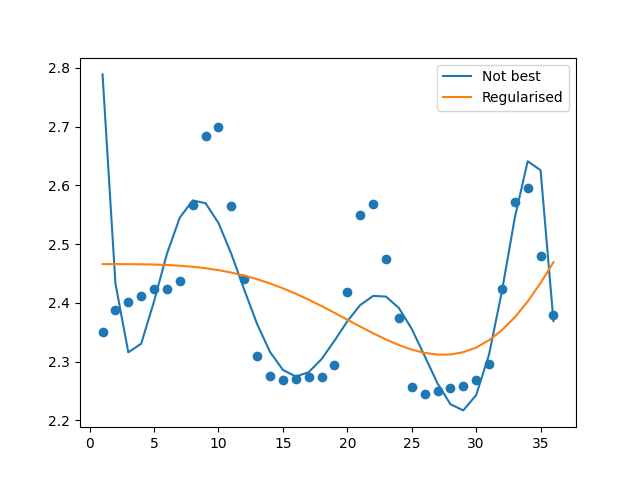

Write Python code to recreate this figure.
from sklearn.linear_model import Ridge
from sklearn.linear_model import Lasso
from sklearn.model_selection import GridSearchCV
from sklearn.model_selection import train_test_split
from sklearn.preprocessing import PolynomialFeatures
from sklearn.linear_model import LinearRegression
from sklearn.model_selection import KFold
from sklearn.metrics import mean_squared_error
import numpy as np
import matplotlib.pyplot as plt
y = []
with open("FRWRD.txt", 'r') as f:
    for line in f.readlines():
        try:
            y.append(float(line))
        except:
            pass
y = np.asarray(y)
x = np.asarray([i for i in range(1,37)]).reshape(-1,1)
m = 8

print(f"Polynomial degree : {m}")
poly = PolynomialFeatures(degree = m)
X_poly = poly.fit_transform(x)

kf = KFold(n_splits=6, shuffle=True, random_state=0)
i = 0 
print("Metric used: Mean squared error")
for train, test in kf.split(X_poly):
    i = i+1
    X_train, y_train, X_validation, y_validation = X_poly[train], y[train], X_poly[test], y[test] 
    model = LinearRegression()
    model.fit(X_train, y_train)
    y_hat_train = model.predict(X_train)
    y_hat_val = model.predict(X_validation)
    print(f"Fold {i}:\n train set: {mean_squared_error(y_hat_train,y_train)} \n val set: {mean_squared_error(y_hat_val,y_validation)}")

not_best = model

def score_model(model,X_train,y_train,X_test,y_test):
    y_hat_train = model.predict(X_train)
    y_hat_val = model.predict(X_validation)
    return mean_squared_error(y_hat_train,y_train),mean_squared_error(y_hat_val,y_validation)

X_train, X_test, y_train, y_test=train_test_split(X_poly,y,test_size=0.3)

for alp in [0.01, 0.1,1, 10,100]:
    rr = Ridge(alpha=alp)
    rr.fit(X_train, y_train)
    Ridge_score = score_model(rr, X_train,y_train, X_test, y_test)
    print(f"for alpha = {alp}, score fpr train and test set is {Ridge_score}")

for alp in [0.01, 0.1,1, 10,100]:
    rr = Lasso(alpha=alp)
    rr.fit(X_train, y_train)
    Ridge_score = score_model(rr, X_train,y_train, X_test, y_test)
    print(f"for alpha = {alp}, score fpr train and test set is {Ridge_score}")


plt.plot(x, model.predict(X_poly))
plt.plot(x, rr.predict(X_poly))
print("--------------------------------------------")

plt.legend(["Not best","Regularised", "True label"],loc='upper right')
plt.scatter(x,y)
plt.show()
